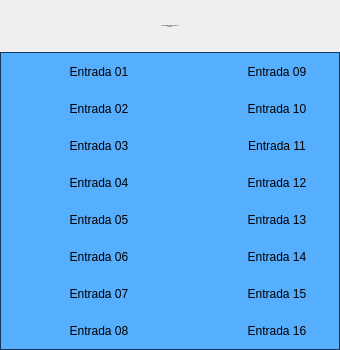
<?xml version="1.0" encoding="UTF-8"?>
<ui version="4.0">
 <class>Form</class>
 <widget class="QWidget" name="Form">
  <property name="geometry">
   <rect>
    <x>0</x>
    <y>0</y>
    <width>340</width>
    <height>350</height>
   </rect>
  </property>
  <property name="minimumSize">
   <size>
    <width>340</width>
    <height>350</height>
   </size>
  </property>
  <property name="maximumSize">
   <size>
    <width>340</width>
    <height>350</height>
   </size>
  </property>
  <property name="windowTitle">
   <string>Cartão 5069-IB16 01 Remota 01</string>
  </property>
  <layout class="QVBoxLayout" name="verticalLayout">
   <property name="spacing">
    <number>0</number>
   </property>
   <property name="leftMargin">
    <number>0</number>
   </property>
   <property name="topMargin">
    <number>0</number>
   </property>
   <property name="rightMargin">
    <number>0</number>
   </property>
   <property name="bottomMargin">
    <number>0</number>
   </property>
   <item>
    <layout class="QVBoxLayout" name="verticalLayout_2">
     <property name="spacing">
      <number>0</number>
     </property>
     <item>
      <widget class="PyDMLabel" name="PyDMLabel_17">
       <property name="font">
        <font>
         <pointsize>-1</pointsize>
        </font>
       </property>
       <property name="toolTip">
        <string/>
       </property>
       <property name="styleSheet">
        <string notr="true">PyDMLabel {
 qproperty-alignment: AlignCenter;
 border: 1px solid #FF17365D;
 background-color: #FF17365D;
 color: rgb(255, 255, 255);
 min-height: 45px;
 max-height: 45px;
 font-size: 14px;
}
</string>
       </property>
       <property name="text">
        <string>Falhas Hardware Cartão 5069-IB16 01
Remota 01</string>
       </property>
       <property name="alignment">
        <set>Qt::AlignCenter</set>
       </property>
      </widget>
     </item>
     <item>
      <widget class="QFrame" name="frame">
       <property name="styleSheet">
        <string notr="true">QFrame#frame{
     border: 1px solid #FF17365D;
	 background-color: #56aeff;
}

PyDMByteIndicator {
  min-height: 1.50em;
  max-height: 1.50em;
  min-width: 1.50em;
}
</string>
       </property>
       <property name="frameShape">
        <enum>QFrame::StyledPanel</enum>
       </property>
       <property name="frameShadow">
        <enum>QFrame::Raised</enum>
       </property>
       <layout class="QVBoxLayout" name="verticalLayout_3">
        <property name="spacing">
         <number>0</number>
        </property>
        <property name="leftMargin">
         <number>0</number>
        </property>
        <property name="topMargin">
         <number>0</number>
        </property>
        <property name="rightMargin">
         <number>0</number>
        </property>
        <property name="bottomMargin">
         <number>0</number>
        </property>
        <item>
         <layout class="QGridLayout" name="gridLayout">
          <property name="leftMargin">
           <number>5</number>
          </property>
          <property name="topMargin">
           <number>5</number>
          </property>
          <property name="rightMargin">
           <number>5</number>
          </property>
          <property name="bottomMargin">
           <number>5</number>
          </property>
          <property name="horizontalSpacing">
           <number>5</number>
          </property>
          <property name="verticalSpacing">
           <number>10</number>
          </property>
          <item row="2" column="0">
           <widget class="PyDMByteIndicator" name="PyDMByteIndicator_3">
            <property name="sizePolicy">
             <sizepolicy hsizetype="Fixed" vsizetype="Fixed">
              <horstretch>0</horstretch>
              <verstretch>0</verstretch>
             </sizepolicy>
            </property>
            <property name="minimumSize">
             <size>
              <width>27</width>
              <height>27</height>
             </size>
            </property>
            <property name="maximumSize">
             <size>
              <width>30</width>
              <height>27</height>
             </size>
            </property>
            <property name="toolTip">
             <string/>
            </property>
            <property name="channel" stdset="0">
             <string>ca://RA-RaSIA02:RF-IntlkComp-1:InDig02-Mon.VAL</string>
            </property>
            <property name="onColor" stdset="0">
             <color>
              <red>255</red>
              <green>0</green>
              <blue>0</blue>
             </color>
            </property>
            <property name="offColor" stdset="0">
             <color>
              <red>0</red>
              <green>255</green>
              <blue>0</blue>
             </color>
            </property>
            <property name="showLabels" stdset="0">
             <bool>false</bool>
            </property>
            <property name="circles" stdset="0">
             <bool>true</bool>
            </property>
           </widget>
          </item>
          <item row="3" column="4">
           <widget class="PyDMLabel" name="PyDMLabel_12">
            <property name="sizePolicy">
             <sizepolicy hsizetype="Fixed" vsizetype="Fixed">
              <horstretch>0</horstretch>
              <verstretch>0</verstretch>
             </sizepolicy>
            </property>
            <property name="minimumSize">
             <size>
              <width>100</width>
              <height>25</height>
             </size>
            </property>
            <property name="maximumSize">
             <size>
              <width>100</width>
              <height>25</height>
             </size>
            </property>
            <property name="toolTip">
             <string/>
            </property>
            <property name="text">
             <string>Entrada 12</string>
            </property>
            <property name="alignment">
             <set>Qt::AlignCenter</set>
            </property>
           </widget>
          </item>
          <item row="1" column="3">
           <widget class="PyDMByteIndicator" name="PyDMByteIndicator_10">
            <property name="sizePolicy">
             <sizepolicy hsizetype="Fixed" vsizetype="Fixed">
              <horstretch>0</horstretch>
              <verstretch>0</verstretch>
             </sizepolicy>
            </property>
            <property name="minimumSize">
             <size>
              <width>27</width>
              <height>27</height>
             </size>
            </property>
            <property name="maximumSize">
             <size>
              <width>30</width>
              <height>27</height>
             </size>
            </property>
            <property name="toolTip">
             <string/>
            </property>
            <property name="channel" stdset="0">
             <string>ca://RA-RaSIA02:RF-IntlkComp-1:InDig09-Mon.VAL</string>
            </property>
            <property name="onColor" stdset="0">
             <color>
              <red>255</red>
              <green>0</green>
              <blue>0</blue>
             </color>
            </property>
            <property name="offColor" stdset="0">
             <color>
              <red>0</red>
              <green>255</green>
              <blue>0</blue>
             </color>
            </property>
            <property name="showLabels" stdset="0">
             <bool>false</bool>
            </property>
            <property name="circles" stdset="0">
             <bool>true</bool>
            </property>
           </widget>
          </item>
          <item row="0" column="1">
           <widget class="PyDMLabel" name="PyDMLabel">
            <property name="sizePolicy">
             <sizepolicy hsizetype="Fixed" vsizetype="Fixed">
              <horstretch>0</horstretch>
              <verstretch>0</verstretch>
             </sizepolicy>
            </property>
            <property name="minimumSize">
             <size>
              <width>100</width>
              <height>25</height>
             </size>
            </property>
            <property name="maximumSize">
             <size>
              <width>100</width>
              <height>25</height>
             </size>
            </property>
            <property name="toolTip">
             <string/>
            </property>
            <property name="text">
             <string>Entrada 01</string>
            </property>
            <property name="alignment">
             <set>Qt::AlignCenter</set>
            </property>
            <property name="channel" stdset="0">
             <string/>
            </property>
           </widget>
          </item>
          <item row="2" column="1">
           <widget class="PyDMLabel" name="PyDMLabel_3">
            <property name="sizePolicy">
             <sizepolicy hsizetype="Fixed" vsizetype="Fixed">
              <horstretch>0</horstretch>
              <verstretch>0</verstretch>
             </sizepolicy>
            </property>
            <property name="minimumSize">
             <size>
              <width>100</width>
              <height>25</height>
             </size>
            </property>
            <property name="maximumSize">
             <size>
              <width>100</width>
              <height>25</height>
             </size>
            </property>
            <property name="toolTip">
             <string/>
            </property>
            <property name="text">
             <string>Entrada 03</string>
            </property>
            <property name="alignment">
             <set>Qt::AlignCenter</set>
            </property>
           </widget>
          </item>
          <item row="0" column="0">
           <widget class="PyDMByteIndicator" name="PyDMByteIndicator">
            <property name="sizePolicy">
             <sizepolicy hsizetype="Fixed" vsizetype="Fixed">
              <horstretch>0</horstretch>
              <verstretch>0</verstretch>
             </sizepolicy>
            </property>
            <property name="minimumSize">
             <size>
              <width>27</width>
              <height>27</height>
             </size>
            </property>
            <property name="maximumSize">
             <size>
              <width>30</width>
              <height>27</height>
             </size>
            </property>
            <property name="toolTip">
             <string/>
            </property>
            <property name="channel" stdset="0">
             <string>ca://RA-RaSIA02:RF-IntlkComp-1:InDig00-Mon.VAL</string>
            </property>
            <property name="onColor" stdset="0">
             <color>
              <red>255</red>
              <green>0</green>
              <blue>0</blue>
             </color>
            </property>
            <property name="offColor" stdset="0">
             <color>
              <red>0</red>
              <green>255</green>
              <blue>0</blue>
             </color>
            </property>
            <property name="showLabels" stdset="0">
             <bool>false</bool>
            </property>
            <property name="circles" stdset="0">
             <bool>true</bool>
            </property>
            <property name="labelPosition" stdset="0">
             <enum>QTabWidget::East</enum>
            </property>
           </widget>
          </item>
          <item row="5" column="3">
           <widget class="PyDMByteIndicator" name="PyDMByteIndicator_14">
            <property name="sizePolicy">
             <sizepolicy hsizetype="Fixed" vsizetype="Fixed">
              <horstretch>0</horstretch>
              <verstretch>0</verstretch>
             </sizepolicy>
            </property>
            <property name="minimumSize">
             <size>
              <width>27</width>
              <height>27</height>
             </size>
            </property>
            <property name="maximumSize">
             <size>
              <width>30</width>
              <height>27</height>
             </size>
            </property>
            <property name="toolTip">
             <string/>
            </property>
            <property name="channel" stdset="0">
             <string>ca://RA-RaSIA02:RF-IntlkComp-1:InDig13-Mon.VAL</string>
            </property>
            <property name="onColor" stdset="0">
             <color>
              <red>255</red>
              <green>0</green>
              <blue>0</blue>
             </color>
            </property>
            <property name="offColor" stdset="0">
             <color>
              <red>0</red>
              <green>255</green>
              <blue>0</blue>
             </color>
            </property>
            <property name="showLabels" stdset="0">
             <bool>false</bool>
            </property>
            <property name="circles" stdset="0">
             <bool>true</bool>
            </property>
           </widget>
          </item>
          <item row="3" column="3">
           <widget class="PyDMByteIndicator" name="PyDMByteIndicator_12">
            <property name="sizePolicy">
             <sizepolicy hsizetype="Fixed" vsizetype="Fixed">
              <horstretch>0</horstretch>
              <verstretch>0</verstretch>
             </sizepolicy>
            </property>
            <property name="minimumSize">
             <size>
              <width>27</width>
              <height>27</height>
             </size>
            </property>
            <property name="maximumSize">
             <size>
              <width>30</width>
              <height>27</height>
             </size>
            </property>
            <property name="toolTip">
             <string/>
            </property>
            <property name="channel" stdset="0">
             <string>ca://RA-RaSIA02:RF-IntlkComp-1:InDig11-Mon.VAL</string>
            </property>
            <property name="onColor" stdset="0">
             <color>
              <red>255</red>
              <green>0</green>
              <blue>0</blue>
             </color>
            </property>
            <property name="offColor" stdset="0">
             <color>
              <red>0</red>
              <green>255</green>
              <blue>0</blue>
             </color>
            </property>
            <property name="showLabels" stdset="0">
             <bool>false</bool>
            </property>
            <property name="circles" stdset="0">
             <bool>true</bool>
            </property>
           </widget>
          </item>
          <item row="7" column="1">
           <widget class="PyDMLabel" name="PyDMLabel_8">
            <property name="sizePolicy">
             <sizepolicy hsizetype="Fixed" vsizetype="Fixed">
              <horstretch>0</horstretch>
              <verstretch>0</verstretch>
             </sizepolicy>
            </property>
            <property name="minimumSize">
             <size>
              <width>100</width>
              <height>25</height>
             </size>
            </property>
            <property name="maximumSize">
             <size>
              <width>100</width>
              <height>25</height>
             </size>
            </property>
            <property name="toolTip">
             <string/>
            </property>
            <property name="text">
             <string>Entrada 08</string>
            </property>
            <property name="alignment">
             <set>Qt::AlignCenter</set>
            </property>
           </widget>
          </item>
          <item row="2" column="4">
           <widget class="PyDMLabel" name="PyDMLabel_11">
            <property name="sizePolicy">
             <sizepolicy hsizetype="Fixed" vsizetype="Fixed">
              <horstretch>0</horstretch>
              <verstretch>0</verstretch>
             </sizepolicy>
            </property>
            <property name="minimumSize">
             <size>
              <width>100</width>
              <height>25</height>
             </size>
            </property>
            <property name="maximumSize">
             <size>
              <width>100</width>
              <height>25</height>
             </size>
            </property>
            <property name="toolTip">
             <string/>
            </property>
            <property name="text">
             <string>Entrada 11</string>
            </property>
            <property name="alignment">
             <set>Qt::AlignCenter</set>
            </property>
           </widget>
          </item>
          <item row="1" column="1">
           <widget class="PyDMLabel" name="PyDMLabel_2">
            <property name="sizePolicy">
             <sizepolicy hsizetype="Fixed" vsizetype="Fixed">
              <horstretch>0</horstretch>
              <verstretch>0</verstretch>
             </sizepolicy>
            </property>
            <property name="minimumSize">
             <size>
              <width>100</width>
              <height>25</height>
             </size>
            </property>
            <property name="maximumSize">
             <size>
              <width>100</width>
              <height>25</height>
             </size>
            </property>
            <property name="toolTip">
             <string/>
            </property>
            <property name="text">
             <string>Entrada 02</string>
            </property>
            <property name="alignment">
             <set>Qt::AlignCenter</set>
            </property>
           </widget>
          </item>
          <item row="6" column="1">
           <widget class="PyDMLabel" name="PyDMLabel_7">
            <property name="sizePolicy">
             <sizepolicy hsizetype="Fixed" vsizetype="Fixed">
              <horstretch>0</horstretch>
              <verstretch>0</verstretch>
             </sizepolicy>
            </property>
            <property name="minimumSize">
             <size>
              <width>100</width>
              <height>25</height>
             </size>
            </property>
            <property name="maximumSize">
             <size>
              <width>100</width>
              <height>25</height>
             </size>
            </property>
            <property name="toolTip">
             <string/>
            </property>
            <property name="text">
             <string>Entrada 07</string>
            </property>
            <property name="alignment">
             <set>Qt::AlignCenter</set>
            </property>
           </widget>
          </item>
          <item row="5" column="1">
           <widget class="PyDMLabel" name="PyDMLabel_6">
            <property name="sizePolicy">
             <sizepolicy hsizetype="Fixed" vsizetype="Fixed">
              <horstretch>0</horstretch>
              <verstretch>0</verstretch>
             </sizepolicy>
            </property>
            <property name="minimumSize">
             <size>
              <width>100</width>
              <height>25</height>
             </size>
            </property>
            <property name="maximumSize">
             <size>
              <width>100</width>
              <height>25</height>
             </size>
            </property>
            <property name="toolTip">
             <string/>
            </property>
            <property name="text">
             <string>Entrada 06</string>
            </property>
            <property name="alignment">
             <set>Qt::AlignCenter</set>
            </property>
           </widget>
          </item>
          <item row="4" column="4">
           <widget class="PyDMLabel" name="PyDMLabel_13">
            <property name="sizePolicy">
             <sizepolicy hsizetype="Fixed" vsizetype="Fixed">
              <horstretch>0</horstretch>
              <verstretch>0</verstretch>
             </sizepolicy>
            </property>
            <property name="minimumSize">
             <size>
              <width>100</width>
              <height>25</height>
             </size>
            </property>
            <property name="maximumSize">
             <size>
              <width>100</width>
              <height>25</height>
             </size>
            </property>
            <property name="toolTip">
             <string/>
            </property>
            <property name="text">
             <string>Entrada 13</string>
            </property>
            <property name="alignment">
             <set>Qt::AlignCenter</set>
            </property>
           </widget>
          </item>
          <item row="0" column="2" rowspan="8">
           <spacer name="verticalSpacer">
            <property name="orientation">
             <enum>Qt::Vertical</enum>
            </property>
            <property name="sizeHint" stdset="0">
             <size>
              <width>30</width>
              <height>40</height>
             </size>
            </property>
           </spacer>
          </item>
          <item row="1" column="4">
           <widget class="PyDMLabel" name="PyDMLabel_10">
            <property name="sizePolicy">
             <sizepolicy hsizetype="Fixed" vsizetype="Fixed">
              <horstretch>0</horstretch>
              <verstretch>0</verstretch>
             </sizepolicy>
            </property>
            <property name="minimumSize">
             <size>
              <width>100</width>
              <height>25</height>
             </size>
            </property>
            <property name="maximumSize">
             <size>
              <width>100</width>
              <height>25</height>
             </size>
            </property>
            <property name="toolTip">
             <string/>
            </property>
            <property name="text">
             <string>Entrada 10</string>
            </property>
            <property name="alignment">
             <set>Qt::AlignCenter</set>
            </property>
           </widget>
          </item>
          <item row="7" column="4">
           <widget class="PyDMLabel" name="PyDMLabel_16">
            <property name="sizePolicy">
             <sizepolicy hsizetype="Fixed" vsizetype="Fixed">
              <horstretch>0</horstretch>
              <verstretch>0</verstretch>
             </sizepolicy>
            </property>
            <property name="minimumSize">
             <size>
              <width>100</width>
              <height>25</height>
             </size>
            </property>
            <property name="maximumSize">
             <size>
              <width>100</width>
              <height>25</height>
             </size>
            </property>
            <property name="toolTip">
             <string/>
            </property>
            <property name="text">
             <string>Entrada 16</string>
            </property>
            <property name="alignment">
             <set>Qt::AlignCenter</set>
            </property>
           </widget>
          </item>
          <item row="6" column="0">
           <widget class="PyDMByteIndicator" name="PyDMByteIndicator_7">
            <property name="sizePolicy">
             <sizepolicy hsizetype="Fixed" vsizetype="Fixed">
              <horstretch>0</horstretch>
              <verstretch>0</verstretch>
             </sizepolicy>
            </property>
            <property name="minimumSize">
             <size>
              <width>27</width>
              <height>27</height>
             </size>
            </property>
            <property name="maximumSize">
             <size>
              <width>30</width>
              <height>27</height>
             </size>
            </property>
            <property name="toolTip">
             <string/>
            </property>
            <property name="channel" stdset="0">
             <string>ca://RA-RaSIA02:RF-IntlkComp-1:InDig06-Mon.VAL</string>
            </property>
            <property name="onColor" stdset="0">
             <color>
              <red>255</red>
              <green>0</green>
              <blue>0</blue>
             </color>
            </property>
            <property name="offColor" stdset="0">
             <color>
              <red>0</red>
              <green>255</green>
              <blue>0</blue>
             </color>
            </property>
            <property name="orientation" stdset="0">
             <enum>Qt::Vertical</enum>
            </property>
            <property name="showLabels" stdset="0">
             <bool>false</bool>
            </property>
            <property name="circles" stdset="0">
             <bool>true</bool>
            </property>
           </widget>
          </item>
          <item row="3" column="0">
           <widget class="PyDMByteIndicator" name="PyDMByteIndicator_4">
            <property name="sizePolicy">
             <sizepolicy hsizetype="Fixed" vsizetype="Fixed">
              <horstretch>0</horstretch>
              <verstretch>0</verstretch>
             </sizepolicy>
            </property>
            <property name="minimumSize">
             <size>
              <width>27</width>
              <height>27</height>
             </size>
            </property>
            <property name="maximumSize">
             <size>
              <width>30</width>
              <height>27</height>
             </size>
            </property>
            <property name="toolTip">
             <string/>
            </property>
            <property name="channel" stdset="0">
             <string>ca://RA-RaSIA02:RF-IntlkComp-1:InDig03-Mon.VAL</string>
            </property>
            <property name="onColor" stdset="0">
             <color>
              <red>255</red>
              <green>0</green>
              <blue>0</blue>
             </color>
            </property>
            <property name="offColor" stdset="0">
             <color>
              <red>0</red>
              <green>255</green>
              <blue>0</blue>
             </color>
            </property>
            <property name="showLabels" stdset="0">
             <bool>false</bool>
            </property>
            <property name="circles" stdset="0">
             <bool>true</bool>
            </property>
           </widget>
          </item>
          <item row="4" column="0">
           <widget class="PyDMByteIndicator" name="PyDMByteIndicator_5">
            <property name="sizePolicy">
             <sizepolicy hsizetype="Fixed" vsizetype="Fixed">
              <horstretch>0</horstretch>
              <verstretch>0</verstretch>
             </sizepolicy>
            </property>
            <property name="minimumSize">
             <size>
              <width>27</width>
              <height>27</height>
             </size>
            </property>
            <property name="maximumSize">
             <size>
              <width>30</width>
              <height>27</height>
             </size>
            </property>
            <property name="toolTip">
             <string/>
            </property>
            <property name="channel" stdset="0">
             <string>ca://RA-RaSIA02:RF-IntlkComp-1:InDig04-Mon.VAL</string>
            </property>
            <property name="onColor" stdset="0">
             <color>
              <red>255</red>
              <green>0</green>
              <blue>0</blue>
             </color>
            </property>
            <property name="offColor" stdset="0">
             <color>
              <red>0</red>
              <green>255</green>
              <blue>0</blue>
             </color>
            </property>
            <property name="showLabels" stdset="0">
             <bool>false</bool>
            </property>
            <property name="circles" stdset="0">
             <bool>true</bool>
            </property>
           </widget>
          </item>
          <item row="2" column="3">
           <widget class="PyDMByteIndicator" name="PyDMByteIndicator_11">
            <property name="sizePolicy">
             <sizepolicy hsizetype="Fixed" vsizetype="Fixed">
              <horstretch>0</horstretch>
              <verstretch>0</verstretch>
             </sizepolicy>
            </property>
            <property name="minimumSize">
             <size>
              <width>27</width>
              <height>27</height>
             </size>
            </property>
            <property name="maximumSize">
             <size>
              <width>30</width>
              <height>27</height>
             </size>
            </property>
            <property name="toolTip">
             <string/>
            </property>
            <property name="channel" stdset="0">
             <string>ca://RA-RaSIA02:RF-IntlkComp-1:InDig10-Mon.VAL</string>
            </property>
            <property name="onColor" stdset="0">
             <color>
              <red>255</red>
              <green>0</green>
              <blue>0</blue>
             </color>
            </property>
            <property name="offColor" stdset="0">
             <color>
              <red>0</red>
              <green>255</green>
              <blue>0</blue>
             </color>
            </property>
            <property name="showLabels" stdset="0">
             <bool>false</bool>
            </property>
            <property name="circles" stdset="0">
             <bool>true</bool>
            </property>
           </widget>
          </item>
          <item row="4" column="3">
           <widget class="PyDMByteIndicator" name="PyDMByteIndicator_13">
            <property name="sizePolicy">
             <sizepolicy hsizetype="Fixed" vsizetype="Fixed">
              <horstretch>0</horstretch>
              <verstretch>0</verstretch>
             </sizepolicy>
            </property>
            <property name="minimumSize">
             <size>
              <width>27</width>
              <height>27</height>
             </size>
            </property>
            <property name="maximumSize">
             <size>
              <width>30</width>
              <height>27</height>
             </size>
            </property>
            <property name="toolTip">
             <string/>
            </property>
            <property name="channel" stdset="0">
             <string>ca://RA-RaSIA02:RF-IntlkComp-1:InDig12-Mon.VAL</string>
            </property>
            <property name="onColor" stdset="0">
             <color>
              <red>255</red>
              <green>0</green>
              <blue>0</blue>
             </color>
            </property>
            <property name="offColor" stdset="0">
             <color>
              <red>0</red>
              <green>255</green>
              <blue>0</blue>
             </color>
            </property>
            <property name="showLabels" stdset="0">
             <bool>false</bool>
            </property>
            <property name="circles" stdset="0">
             <bool>true</bool>
            </property>
           </widget>
          </item>
          <item row="7" column="0">
           <widget class="PyDMByteIndicator" name="PyDMByteIndicator_8">
            <property name="sizePolicy">
             <sizepolicy hsizetype="Fixed" vsizetype="Fixed">
              <horstretch>0</horstretch>
              <verstretch>0</verstretch>
             </sizepolicy>
            </property>
            <property name="minimumSize">
             <size>
              <width>27</width>
              <height>27</height>
             </size>
            </property>
            <property name="maximumSize">
             <size>
              <width>30</width>
              <height>27</height>
             </size>
            </property>
            <property name="toolTip">
             <string/>
            </property>
            <property name="channel" stdset="0">
             <string>ca://RA-RaSIA02:RF-IntlkComp-1:InDig07-Mon.VAL</string>
            </property>
            <property name="onColor" stdset="0">
             <color>
              <red>255</red>
              <green>0</green>
              <blue>0</blue>
             </color>
            </property>
            <property name="offColor" stdset="0">
             <color>
              <red>0</red>
              <green>255</green>
              <blue>0</blue>
             </color>
            </property>
            <property name="showLabels" stdset="0">
             <bool>false</bool>
            </property>
            <property name="circles" stdset="0">
             <bool>true</bool>
            </property>
           </widget>
          </item>
          <item row="0" column="3">
           <widget class="PyDMByteIndicator" name="PyDMByteIndicator_9">
            <property name="sizePolicy">
             <sizepolicy hsizetype="Fixed" vsizetype="Fixed">
              <horstretch>0</horstretch>
              <verstretch>0</verstretch>
             </sizepolicy>
            </property>
            <property name="minimumSize">
             <size>
              <width>27</width>
              <height>27</height>
             </size>
            </property>
            <property name="maximumSize">
             <size>
              <width>30</width>
              <height>27</height>
             </size>
            </property>
            <property name="toolTip">
             <string/>
            </property>
            <property name="alarmSensitiveContent" stdset="0">
             <bool>false</bool>
            </property>
            <property name="alarmSensitiveBorder" stdset="0">
             <bool>true</bool>
            </property>
            <property name="PyDMToolTip" stdset="0">
             <string/>
            </property>
            <property name="channel" stdset="0">
             <string>ca://RA-RaSIA02:RF-IntlkComp-1:InDig08-Mon.VAL</string>
            </property>
            <property name="onColor" stdset="0">
             <color>
              <red>255</red>
              <green>0</green>
              <blue>0</blue>
             </color>
            </property>
            <property name="offColor" stdset="0">
             <color>
              <red>0</red>
              <green>255</green>
              <blue>0</blue>
             </color>
            </property>
            <property name="showLabels" stdset="0">
             <bool>false</bool>
            </property>
            <property name="bigEndian" stdset="0">
             <bool>false</bool>
            </property>
            <property name="circles" stdset="0">
             <bool>true</bool>
            </property>
            <property name="numBits" stdset="0">
             <number>1</number>
            </property>
            <property name="shift" stdset="0">
             <number>0</number>
            </property>
            <property name="labels" stdset="0">
             <stringlist>
              <string>Bit 0</string>
             </stringlist>
            </property>
           </widget>
          </item>
          <item row="1" column="0">
           <widget class="PyDMByteIndicator" name="PyDMByteIndicator_2">
            <property name="sizePolicy">
             <sizepolicy hsizetype="Fixed" vsizetype="Fixed">
              <horstretch>0</horstretch>
              <verstretch>0</verstretch>
             </sizepolicy>
            </property>
            <property name="minimumSize">
             <size>
              <width>27</width>
              <height>27</height>
             </size>
            </property>
            <property name="maximumSize">
             <size>
              <width>30</width>
              <height>27</height>
             </size>
            </property>
            <property name="toolTip">
             <string/>
            </property>
            <property name="channel" stdset="0">
             <string>ca://RA-RaSIA02:RF-IntlkComp-1:InDig01-Mon.VAL</string>
            </property>
            <property name="onColor" stdset="0">
             <color>
              <red>255</red>
              <green>0</green>
              <blue>0</blue>
             </color>
            </property>
            <property name="offColor" stdset="0">
             <color>
              <red>0</red>
              <green>255</green>
              <blue>0</blue>
             </color>
            </property>
            <property name="showLabels" stdset="0">
             <bool>false</bool>
            </property>
            <property name="circles" stdset="0">
             <bool>true</bool>
            </property>
           </widget>
          </item>
          <item row="4" column="1">
           <widget class="PyDMLabel" name="PyDMLabel_5">
            <property name="sizePolicy">
             <sizepolicy hsizetype="Fixed" vsizetype="Fixed">
              <horstretch>0</horstretch>
              <verstretch>0</verstretch>
             </sizepolicy>
            </property>
            <property name="minimumSize">
             <size>
              <width>100</width>
              <height>25</height>
             </size>
            </property>
            <property name="maximumSize">
             <size>
              <width>100</width>
              <height>25</height>
             </size>
            </property>
            <property name="toolTip">
             <string/>
            </property>
            <property name="text">
             <string>Entrada 05</string>
            </property>
            <property name="alignment">
             <set>Qt::AlignCenter</set>
            </property>
           </widget>
          </item>
          <item row="7" column="3">
           <widget class="PyDMByteIndicator" name="PyDMByteIndicator_16">
            <property name="sizePolicy">
             <sizepolicy hsizetype="Fixed" vsizetype="Fixed">
              <horstretch>0</horstretch>
              <verstretch>0</verstretch>
             </sizepolicy>
            </property>
            <property name="minimumSize">
             <size>
              <width>27</width>
              <height>27</height>
             </size>
            </property>
            <property name="maximumSize">
             <size>
              <width>30</width>
              <height>27</height>
             </size>
            </property>
            <property name="toolTip">
             <string/>
            </property>
            <property name="channel" stdset="0">
             <string>ca://RA-RaSIA02:RF-IntlkComp-1:InDig15-Mon.VAL</string>
            </property>
            <property name="onColor" stdset="0">
             <color>
              <red>255</red>
              <green>0</green>
              <blue>0</blue>
             </color>
            </property>
            <property name="offColor" stdset="0">
             <color>
              <red>0</red>
              <green>255</green>
              <blue>0</blue>
             </color>
            </property>
            <property name="showLabels" stdset="0">
             <bool>false</bool>
            </property>
            <property name="circles" stdset="0">
             <bool>true</bool>
            </property>
           </widget>
          </item>
          <item row="5" column="0">
           <widget class="PyDMByteIndicator" name="PyDMByteIndicator_6">
            <property name="sizePolicy">
             <sizepolicy hsizetype="Fixed" vsizetype="Fixed">
              <horstretch>0</horstretch>
              <verstretch>0</verstretch>
             </sizepolicy>
            </property>
            <property name="minimumSize">
             <size>
              <width>27</width>
              <height>27</height>
             </size>
            </property>
            <property name="maximumSize">
             <size>
              <width>30</width>
              <height>27</height>
             </size>
            </property>
            <property name="toolTip">
             <string/>
            </property>
            <property name="channel" stdset="0">
             <string>ca://RA-RaSIA02:RF-IntlkComp-1:InDig05-Mon.VAL</string>
            </property>
            <property name="onColor" stdset="0">
             <color>
              <red>255</red>
              <green>0</green>
              <blue>0</blue>
             </color>
            </property>
            <property name="offColor" stdset="0">
             <color>
              <red>0</red>
              <green>255</green>
              <blue>0</blue>
             </color>
            </property>
            <property name="showLabels" stdset="0">
             <bool>false</bool>
            </property>
            <property name="circles" stdset="0">
             <bool>true</bool>
            </property>
           </widget>
          </item>
          <item row="5" column="4">
           <widget class="PyDMLabel" name="PyDMLabel_14">
            <property name="sizePolicy">
             <sizepolicy hsizetype="Fixed" vsizetype="Fixed">
              <horstretch>0</horstretch>
              <verstretch>0</verstretch>
             </sizepolicy>
            </property>
            <property name="minimumSize">
             <size>
              <width>100</width>
              <height>25</height>
             </size>
            </property>
            <property name="maximumSize">
             <size>
              <width>100</width>
              <height>25</height>
             </size>
            </property>
            <property name="toolTip">
             <string/>
            </property>
            <property name="text">
             <string>Entrada 14</string>
            </property>
            <property name="alignment">
             <set>Qt::AlignCenter</set>
            </property>
           </widget>
          </item>
          <item row="6" column="3">
           <widget class="PyDMByteIndicator" name="PyDMByteIndicator_15">
            <property name="sizePolicy">
             <sizepolicy hsizetype="Fixed" vsizetype="Fixed">
              <horstretch>0</horstretch>
              <verstretch>0</verstretch>
             </sizepolicy>
            </property>
            <property name="minimumSize">
             <size>
              <width>27</width>
              <height>27</height>
             </size>
            </property>
            <property name="maximumSize">
             <size>
              <width>30</width>
              <height>27</height>
             </size>
            </property>
            <property name="toolTip">
             <string/>
            </property>
            <property name="channel" stdset="0">
             <string>ca://RA-RaSIA02:RF-IntlkComp-1:InDig14-Mon.VAL</string>
            </property>
            <property name="onColor" stdset="0">
             <color>
              <red>255</red>
              <green>0</green>
              <blue>0</blue>
             </color>
            </property>
            <property name="offColor" stdset="0">
             <color>
              <red>0</red>
              <green>255</green>
              <blue>0</blue>
             </color>
            </property>
            <property name="showLabels" stdset="0">
             <bool>false</bool>
            </property>
            <property name="circles" stdset="0">
             <bool>true</bool>
            </property>
           </widget>
          </item>
          <item row="3" column="1">
           <widget class="PyDMLabel" name="PyDMLabel_4">
            <property name="sizePolicy">
             <sizepolicy hsizetype="Fixed" vsizetype="Fixed">
              <horstretch>0</horstretch>
              <verstretch>0</verstretch>
             </sizepolicy>
            </property>
            <property name="minimumSize">
             <size>
              <width>100</width>
              <height>25</height>
             </size>
            </property>
            <property name="maximumSize">
             <size>
              <width>100</width>
              <height>25</height>
             </size>
            </property>
            <property name="toolTip">
             <string/>
            </property>
            <property name="text">
             <string>Entrada 04</string>
            </property>
            <property name="alignment">
             <set>Qt::AlignCenter</set>
            </property>
           </widget>
          </item>
          <item row="0" column="4">
           <widget class="PyDMLabel" name="PyDMLabel_9">
            <property name="sizePolicy">
             <sizepolicy hsizetype="Fixed" vsizetype="Fixed">
              <horstretch>0</horstretch>
              <verstretch>0</verstretch>
             </sizepolicy>
            </property>
            <property name="minimumSize">
             <size>
              <width>100</width>
              <height>25</height>
             </size>
            </property>
            <property name="maximumSize">
             <size>
              <width>100</width>
              <height>25</height>
             </size>
            </property>
            <property name="toolTip">
             <string/>
            </property>
            <property name="text">
             <string>Entrada 09</string>
            </property>
            <property name="alignment">
             <set>Qt::AlignCenter</set>
            </property>
           </widget>
          </item>
          <item row="6" column="4">
           <widget class="PyDMLabel" name="PyDMLabel_15">
            <property name="sizePolicy">
             <sizepolicy hsizetype="Fixed" vsizetype="Fixed">
              <horstretch>0</horstretch>
              <verstretch>0</verstretch>
             </sizepolicy>
            </property>
            <property name="minimumSize">
             <size>
              <width>100</width>
              <height>25</height>
             </size>
            </property>
            <property name="maximumSize">
             <size>
              <width>100</width>
              <height>25</height>
             </size>
            </property>
            <property name="toolTip">
             <string/>
            </property>
            <property name="text">
             <string>Entrada 15</string>
            </property>
            <property name="alignment">
             <set>Qt::AlignCenter</set>
            </property>
           </widget>
          </item>
         </layout>
        </item>
       </layout>
      </widget>
     </item>
    </layout>
   </item>
  </layout>
 </widget>
 <customwidgets>
  <customwidget>
   <class>PyDMLabel</class>
   <extends>QLabel</extends>
   <header>pydm.widgets.label</header>
  </customwidget>
  <customwidget>
   <class>PyDMByteIndicator</class>
   <extends>QWidget</extends>
   <header>pydm.widgets.byte</header>
  </customwidget>
 </customwidgets>
 <resources/>
 <connections/>
</ui>
